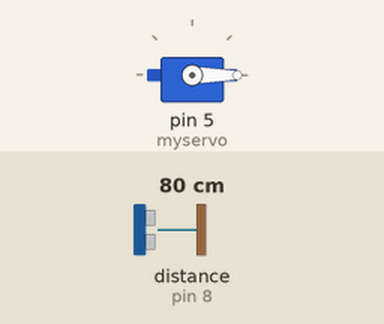
A sketch run on a simulated Arduino Uno, built with avr-gcc and run on an emulated ATmega328P. On the bench: servo. Wiring (inferred from the names in the program): ultrasonic range finder: trigger pin 9; echo pin 8. The inputs (shaded band) are chosen by the test bench; at power-on: distance to the obstacle (sensor on pin 8) 80 cm. The echo pulse lasts 58.3 µs per cm; what the sketch prints to the serial monitor is not drawn.

Above: at 1.2 s.
1.3 s: distance to the obstacle (sensor on pin 8) set to 2 cm
4.3 s: distance to the obstacle (sensor on pin 8) set to 250 cm
Timing chart, 0 to 7.3 s (numbered marks = the images above; inputs shaded):
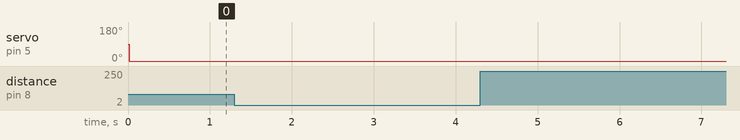

The sketch:

Steer1.ino
```cpp
#include <Servo.h>

Servo myservo;

int raspicom = A1;
int deg;

const int trig = 9;
const int echo = 8;

long dur;
int dist;

void setup() {
  Serial.begin(9600);
  pinMode(trig, OUTPUT);
  pinMode(echo, INPUT);
  myservo.attach(5);
}

void loop() {
  digitalWrite(trig, LOW);
  delayMicroseconds(2);
  digitalWrite(trig, HIGH);
  delayMicroseconds(10);
  digitalWrite(trig, LOW);

  dur = pulseIn(echo, HIGH);
  dist = dur*0.034/2;

  Serial.print("dist :");
  Serial.println(dist);

  deg = map(dist, 2, 254, 0, 180);
  Serial.println("| deg: ");
  Serial.println(deg);
  //deg = analogRead(raspicom);
  myservo.write(0);
  delay(10);
}
```

Measured:
- after the input at 1.3 s, every drawn part: stays the same
- after the input at 4.3 s, every drawn part: stays the same
